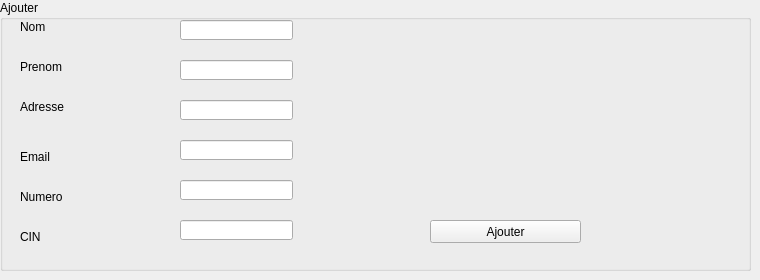
        <widget class="QWidget" name="tab_3">
         <attribute name="title">
          <string>Ajouter</string>
         </attribute>
         <widget class="QGroupBox" name="groupBox">
          <property name="geometry">
           <rect>
            <x>0</x>
            <y>0</y>
            <width>751</width>
            <height>271</height>
           </rect>
          </property>
          <property name="title">
           <string>Ajouter</string>
          </property>
          <widget class="QLineEdit" name="nom">
           <property name="geometry">
            <rect>
             <x>180</x>
             <y>20</y>
             <width>113</width>
             <height>20</height>
            </rect>
           </property>
          </widget>
          <widget class="QLineEdit" name="prenom">
           <property name="geometry">
            <rect>
             <x>180</x>
             <y>60</y>
             <width>113</width>
             <height>20</height>
            </rect>
           </property>
          </widget>
          <widget class="QLineEdit" name="adresse">
           <property name="geometry">
            <rect>
             <x>180</x>
             <y>100</y>
             <width>113</width>
             <height>20</height>
            </rect>
           </property>
          </widget>
          <widget class="QLineEdit" name="email">
           <property name="geometry">
            <rect>
             <x>180</x>
             <y>140</y>
             <width>113</width>
             <height>20</height>
            </rect>
           </property>
          </widget>
          <widget class="QLineEdit" name="CIN">
           <property name="geometry">
            <rect>
             <x>180</x>
             <y>220</y>
             <width>113</width>
             <height>20</height>
            </rect>
           </property>
          </widget>
          <widget class="QLineEdit" name="num">
           <property name="geometry">
            <rect>
             <x>180</x>
             <y>180</y>
             <width>113</width>
             <height>20</height>
            </rect>
           </property>
          </widget>
          <widget class="QLabel" name="label_5">
           <property name="geometry">
            <rect>
             <x>20</x>
             <y>20</y>
             <width>47</width>
             <height>13</height>
            </rect>
           </property>
           <property name="text">
            <string>Nom</string>
           </property>
          </widget>
          <widget class="QLabel" name="label_6">
           <property name="geometry">
            <rect>
             <x>20</x>
             <y>60</y>
             <width>47</width>
             <height>13</height>
            </rect>
           </property>
           <property name="text">
            <string>Prenom</string>
           </property>
          </widget>
          <widget class="QLabel" name="label_7">
           <property name="geometry">
            <rect>
             <x>20</x>
             <y>100</y>
             <width>47</width>
             <height>13</height>
            </rect>
           </property>
           <property name="text">
            <string>Adresse</string>
           </property>
          </widget>
          <widget class="QLabel" name="label_8">
           <property name="geometry">
            <rect>
             <x>20</x>
             <y>150</y>
             <width>47</width>
             <height>13</height>
            </rect>
           </property>
           <property name="text">
            <string>Email</string>
           </property>
          </widget>
          <widget class="QLabel" name="label_9">
           <property name="geometry">
            <rect>
             <x>20</x>
             <y>190</y>
             <width>47</width>
             <height>13</height>
            </rect>
           </property>
           <property name="text">
            <string>Numero</string>
           </property>
          </widget>
          <widget class="QLabel" name="label_10">
           <property name="geometry">
            <rect>
             <x>20</x>
             <y>230</y>
             <width>47</width>
             <height>13</height>
            </rect>
           </property>
           <property name="text">
            <string>CIN</string>
           </property>
          </widget>
          <widget class="QPushButton" name="pushButton_2">
           <property name="geometry">
            <rect>
             <x>430</x>
             <y>220</y>
             <width>151</width>
             <height>23</height>
            </rect>
           </property>
           <property name="text">
            <string>Ajouter</string>
           </property>
          </widget>
         </widget>
        </widget>
